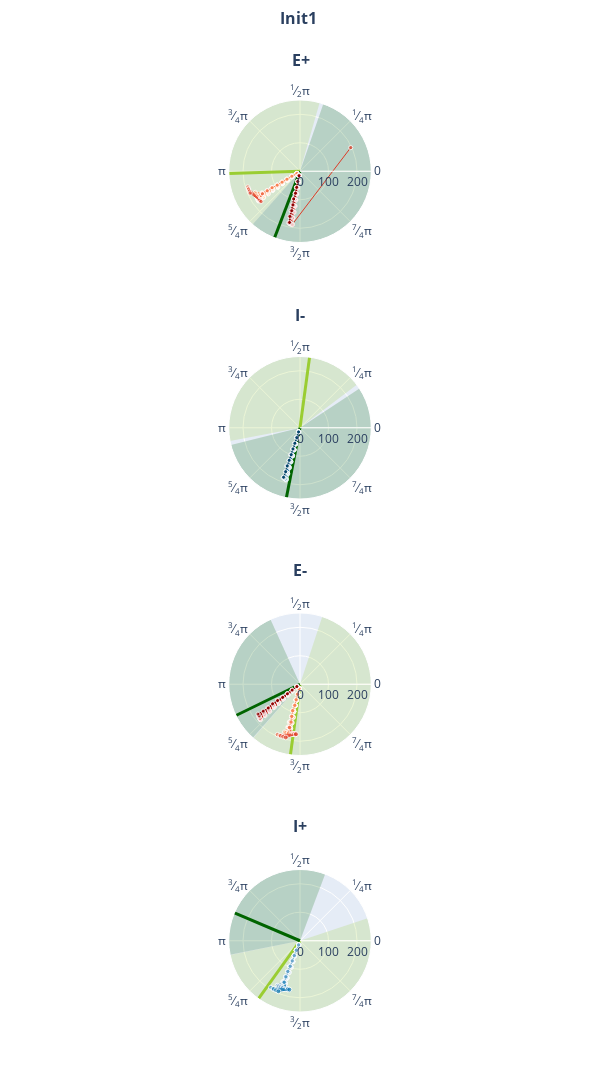

The notebook cell this image was saved under:
### Code cell
duration = 300.
dt=0.1

filehandler = open("results_min_w2.pickle","rb")
results_min_w2 = pickle.load(filehandler)
filehandler.close()

#filehandler = open("results_peak_w2.pickle","rb")
#results_peak_w2 = pickle.load(filehandler)
#filehandler.close()

for i_w in range(len(results_min_w2["w2"])):
    if i_w != 1:
        continue
    ops_plotall(results_min_w2["control"][i_w], 0.1, duration, dt, 200., results_min_w2["filename"][i_w], savepath)
    ops_plotsubset(results_min_w2["state"][i_w], results_min_w2["control"][i_w], 0.4, 0.1, duration, dt, 200., 
                results_min_w2["filename"][i_w], savepath_subset)
    #ops_plotall(results_peak_w2["control"][i_w], 0.1, duration, dt, 200., results_peak_w2["filename"][i_w], savepath)

ops_plot_acp_inits(results_min_w2, None, period, 0.01, dt, "plot1_w2", savepath)
ops_plot_timing_inits_L2(results_min_w2, None, dt, [0,250], 100., "plot2_w2", savepath)
